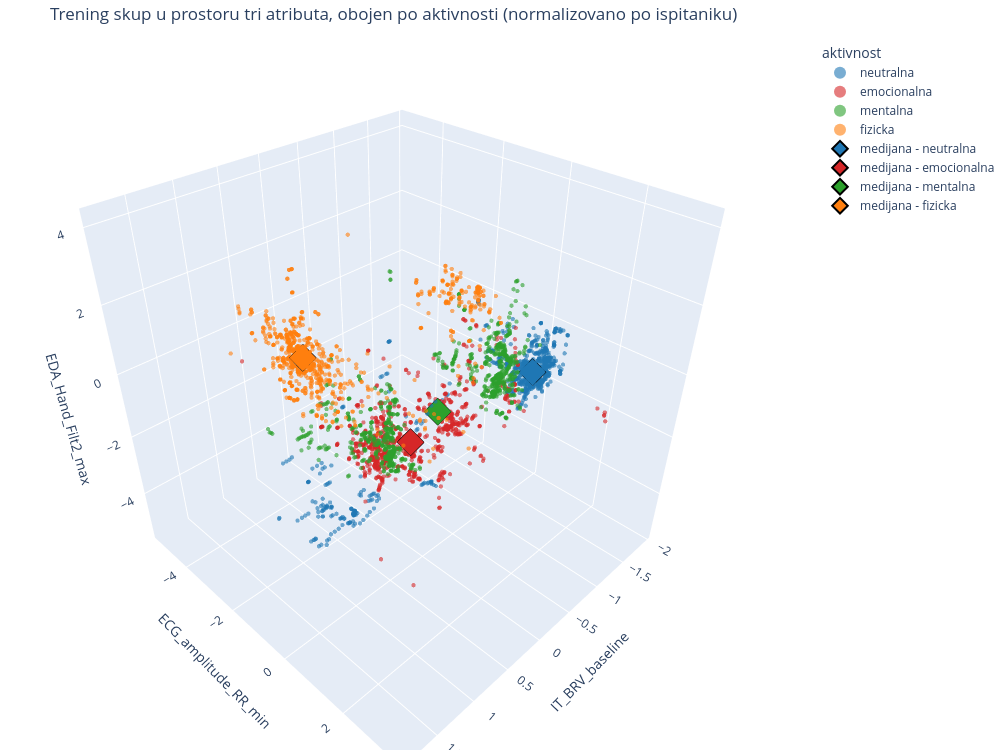

The notebook cell this image was saved under:
### Code cell
from itertools import combinations

import plotly.graph_objects as go
import plotly.io as pio
from matplotlib.colors import to_hex
from sklearn.neighbors import NearestNeighbors

# Isti prikaz kao u prethodnim celijama, samo u tri dimenzije. Ideja je da se vidi da li tri atributa zajedno razdvajaju
# klase bolje nego bilo koji njihov par, tj. da li se emocionalna i mentalna aktivnost, koje se na svakom pojedinacnom
# boxplot-u preklapaju, razdvajaju bar u prostoru. Sve tri ose su u z-score jedinicama (normalizacija po ispitaniku).
# Grafik je interaktivan (crta ga plotly): moze da se rotira misem, da se zumira tockicem i da se klikom na legendu
# ukljucuje i iskljucuje pojedina aktivnost. Prelaskom misa preko tacke vidi se i o kom se ispitaniku radi, sto je
# korisno zbog one podgrupe ispitanika sa obrnutim redosledom klasa.

# Renderer koji cuva grafik kao mali JSON u izlazu celije, umesto da u svesku ugradi ceo plotly.js (oko 5 MB).
# JupyterLab ga prikazuje preko ekstenzije koja dolazi uz plotly paket.
pio.renderers.default = "plotly_mimetype"

# Atributi koji se crtaju - dovoljno je promeniti ova tri imena za bilo koju drugu trojku iz selected_features.
scatter_features_3d = ["IT_BRV_baseline", "ECG_amplitude_RR_min", "EDA_Hand_Filt2_max"]

for feature_name in scatter_features_3d:
    if feature_name not in X_train_reduced.columns:
        raise KeyError(f"Atribut {feature_name} nije u redukovanom skupu. Dostupni su: {list(X_train_reduced.columns)}")

scatter_frame_3d = X_train_reduced[scatter_features_3d]
feature_x, feature_y, feature_z = scatter_features_3d

figure_3d = go.Figure()

for activity in activities:
    class_mask = y_train == activity
    figure_3d.add_trace(
        go.Scatter3d(
            x=scatter_frame_3d.loc[class_mask, feature_x],
            y=scatter_frame_3d.loc[class_mask, feature_y],
            z=scatter_frame_3d.loc[class_mask, feature_z],
            mode="markers",
            name=ACTIVITY_NAMES[activity],
            marker={"size": 2.5, "opacity": 0.6, "color": to_hex(ACTIVITY_PLOT_COLORS[activity])},
            customdata=groups_train[class_mask],
            hovertemplate=(
                "ispitanik %{customdata}<br>"
                f"{feature_x}: %{{x:.3f}}<br>"
                f"{feature_y}: %{{y:.3f}}<br>"
                f"{feature_z}: %{{z:.3f}}<extra>{ACTIVITY_NAMES[activity]}</extra>"
            ),
        )
    )

# Medijana svake klase kao krupniji marker, da se vidi gde je centar klase i kada se oblaci tacaka preklapaju.
for activity in activities:
    class_median = scatter_frame_3d[y_train == activity].median()
    figure_3d.add_trace(
        go.Scatter3d(
            x=[class_median[feature_x]],
            y=[class_median[feature_y]],
            z=[class_median[feature_z]],
            mode="markers",
            name=f"medijana - {ACTIVITY_NAMES[activity]}",
            marker={
                "size": 9,
                "symbol": "diamond",
                "color": to_hex(ACTIVITY_PLOT_COLORS[activity]),
                "line": {"color": "black", "width": 2},
            },
            hovertemplate=f"medijana klase {ACTIVITY_NAMES[activity]}<extra></extra>",
        )
    )

figure_3d.update_layout(
    title="Trening skup u prostoru tri atributa, obojen po aktivnosti (normalizovano po ispitaniku)",
    width=1000,
    height=750,
    legend={"title": "aktivnost", "itemsizing": "constant"},
    scene={
        "xaxis_title": feature_x,
        "yaxis_title": feature_y,
        "zaxis_title": feature_z,
        "aspectmode": "cube",
    },
    margin={"l": 0, "r": 0, "t": 40, "b": 0},
)
figure_3d.show()

# --- Brojcani rezime ---
# Korelacije po parovima - ako su bliske nuli, atributi nose razlicite informacije, pa ima smisla gledati ih zajedno.
print("Spearman korelacije po parovima: ")
for first_feature, second_feature in combinations(scatter_features_3d, 2):
    correlation = scatter_frame_3d[first_feature].corr(scatter_frame_3d[second_feature], method="spearman")
    print(f"  {first_feature:<22} vs {second_feature:<22} {correlation:+.4f}")

print("Medijane klasa po osama: ")
print(scatter_frame_3d.groupby(y_train).median().rename(index=ACTIVITY_NAMES).round(3).to_string())

# 1-NN tacnost sa izbacivanjem jednog merenja, ista mera kao u prethodnoj celiji, samo racunata u prostoru umesto u ravni.
# Poredimo je sa tacnoscu pojedinacnih atributa i svih parova, da se vidi da li treci atribut stvarno nesto dodaje.
print("1-NN tacnost sa izbacivanjem jednog merenja: ")
for feature_name in scatter_features_3d:
    print(f"  {feature_name:<48} {leave_one_out_1nn_accuracy(scatter_frame_3d[[feature_name]], y_train):.4f}")

best_pair_accuracy = 0.0
for first_feature, second_feature in combinations(scatter_features_3d, 2):
    pair_accuracy = leave_one_out_1nn_accuracy(scatter_frame_3d[[first_feature, second_feature]], y_train)
    best_pair_accuracy = max(best_pair_accuracy, pair_accuracy)
    print(f"  {first_feature + ' + ' + second_feature:<48} {pair_accuracy:.4f}")

accuracy_3d = leave_one_out_1nn_accuracy(scatter_frame_3d, y_train)
print(f"  {'sva tri atributa zajedno':<48} {accuracy_3d:.4f}")
print("  tacnost slucajnog pogadjanja za 4 balansirane klase: 0.25")
print("Dobitak treceg atributa u odnosu na najbolji par: ", round(accuracy_3d - best_pair_accuracy, 4))

# Posebno gledamo emocionalnu i mentalnu aktivnost, jer je to par koji se ni na jednom pojedinacnom boxplot-u ne razdvaja.
emotional_mental_mask = y_train.isin([2, 3])
print("1-NN tacnost samo na emocionalnoj i mentalnoj aktivnosti (slucajno pogadjanje 0.5): ",
      round(leave_one_out_1nn_accuracy(scatter_frame_3d[emotional_mental_mask], y_train[emotional_mental_mask]), 4))


# Vazna ograda: 1-NN sa izbacivanjem jednog merenja gleda i merenja istog ispitanika, a njih ima 112 u trening skupu,
# pa najblizi sused najcesce bas i jeste isti ispitanik. Zato ovaj broj nije procena tacnosti na novom ispitaniku.
# Da bismo dobili posteno poredjenje, ponavljamo isto merenje, ali tako da najblizi sused mora da bude neki drugi ispitanik.
def leave_one_subject_out_1nn_accuracy(frame, labels, subject_groups):
    values_array = frame.to_numpy()
    labels_array = labels.to_numpy()
    correct = np.zeros(len(values_array), dtype=bool)
    for subject in np.unique(subject_groups):
        subject_mask = (subject_groups == subject).to_numpy()
        finder = NearestNeighbors(n_neighbors=1).fit(values_array[~subject_mask])
        nearest = finder.kneighbors(values_array[subject_mask], return_distance=False)[:, 0]
        correct[subject_mask] = labels_array[~subject_mask][nearest] == labels_array[subject_mask]
    return float(correct.mean())


same_subject_finder = NearestNeighbors(n_neighbors=2).fit(scatter_frame_3d.to_numpy())
nearest_indices = same_subject_finder.kneighbors(scatter_frame_3d.to_numpy(), return_distance=False)[:, 1]
same_subject_share = float((groups_train.to_numpy()[nearest_indices] == groups_train.to_numpy()).mean())
print("Udeo merenja kod kojih je najblizi sused merenje istog ispitanika: ", round(same_subject_share, 4))
print("1-NN tacnost kada sused mora da bude drugi ispitanik (sva tri atributa): ",
      round(leave_one_subject_out_1nn_accuracy(scatter_frame_3d, y_train, groups_train), 4))
print("  isto, samo emocionalna i mentalna aktivnost (slucajno pogadjanje 0.5): ",
      round(leave_one_subject_out_1nn_accuracy(scatter_frame_3d[emotional_mental_mask],
                                               y_train[emotional_mental_mask],
                                               groups_train[emotional_mental_mask]), 4))

### Figure 1 — Plotly figure (JSON) as saved in the notebook; plotly's stock layout.template omitted (floating-point values rounded to 4 significant figures; data arrays with more than 128 entries replaced by an {"elided": "..."} marker saying what was removed)
{"data": [{"customdata": {"elided": "896 int values"}, "hovertemplate": "ispitanik %{customdata}<br>IT_BRV_baseline: %{x:.3f}<br>ECG_amplitude_RR_min: %{y:.3f}<br>EDA_Hand_Filt2_max: %{z:.3f}<extra>neutralna</extra>", "marker": {"color": "#1f77b4", "opacity": 0.6, "size": 2.5}, "mode": "markers", "name": "neutralna", "type": "scatter3d", "x": {"elided": "896 float values"}, "y": {"elided": "896 float values"}, "z": {"elided": "896 float values"}}, {"customdata": {"elided": "896 int values"}, "hovertemplate": "ispitanik %{customdata}<br>IT_BRV_baseline: %{x:.3f}<br>ECG_amplitude_RR_min: %{y:.3f}<br>EDA_Hand_Filt2_max: %{z:.3f}<extra>emocionalna</extra>", "marker": {"color": "#d62728", "opacity": 0.6, "size": 2.5}, "mode": "markers", "name": "emocionalna", "type": "scatter3d", "x": {"elided": "896 float values"}, "y": {"elided": "896 float values"}, "z": {"elided": "896 float values"}}, {"customdata": {"elided": "896 int values"}, "hovertemplate": "ispitanik %{customdata}<br>IT_BRV_baseline: %{x:.3f}<br>ECG_amplitude_RR_min: %{y:.3f}<br>EDA_Hand_Filt2_max: %{z:.3f}<extra>mentalna</extra>", "marker": {"color": "#2ca02c", "opacity": 0.6, "size": 2.5}, "mode": "markers", "name": "mentalna", "type": "scatter3d", "x": {"elided": "896 float values"}, "y": {"elided": "896 float values"}, "z": {"elided": "896 float values"}}, {"customdata": {"elided": "896 int values"}, "hovertemplate": "ispitanik %{customdata}<br>IT_BRV_baseline: %{x:.3f}<br>ECG_amplitude_RR_min: %{y:.3f}<br>EDA_Hand_Filt2_max: %{z:.3f}<extra>fizicka</extra>", "marker": {"color": "#ff7f0e", "opacity": 0.6, "size": 2.5}, "mode": "markers", "name": "fizicka", "type": "scatter3d", "x": {"elided": "896 float values"}, "y": {"elided": "896 float values"}, "z": {"elided": "896 float values"}}, {"hovertemplate": "medijana klase neutralna<extra></extra>", "marker": {"color": "#1f77b4", "line": {"color": "black", "width": 2}, "size": 9, "symbol": "diamond"}, "mode": "markers", "name": "medijana - neutralna", "type": "scatter3d", "x": [-1.339], "y": [0.6453], "z": [-0.6968]}, {"hovertemplate": "medijana klase emocionalna<extra></extra>", "marker": {"color": "#d62728", "line": {"color": "black", "width": 2}, "size": 9, "symbol": "diamond"}, "mode": "markers", "name": "medijana - emocionalna", "type": "scatter3d", "x": [0.4496], "y": [0.5527], "z": [-0.5929]}, {"hovertemplate": "medijana klase mentalna<extra></extra>", "marker": {"color": "#2ca02c", "line": {"color": "black", "width": 2}, "size": 9, "symbol": "diamond"}, "mode": "markers", "name": "medijana - mentalna", "type": "scatter3d", "x": [0.08348], "y": [0.5489], "z": [-0.1811]}, {"hovertemplate": "medijana klase fizicka<extra></extra>", "marker": {"color": "#ff7f0e", "line": {"color": "black", "width": 2}, "size": 9, "symbol": "diamond"}, "mode": "markers", "name": "medijana - fizicka", "type": "scatter3d", "x": [0.9558], "y": [-1.488], "z": [1.36]}], "layout": {"height": 750, "legend": {"itemsizing": "constant", "title": {"text": "aktivnost"}}, "margin": {"b": 0, "l": 0, "r": 0, "t": 40}, "scene": {"aspectmode": "cube", "xaxis": {"title": {"text": "IT_BRV_baseline"}}, "yaxis": {"title": {"text": "ECG_amplitude_RR_min"}}, "zaxis": {"title": {"text": "EDA_Hand_Filt2_max"}}}, "title": {"text": "Trening skup u prostoru tri atributa, obojen po aktivnosti (normalizovano po ispitaniku)"}, "width": 1000}}
